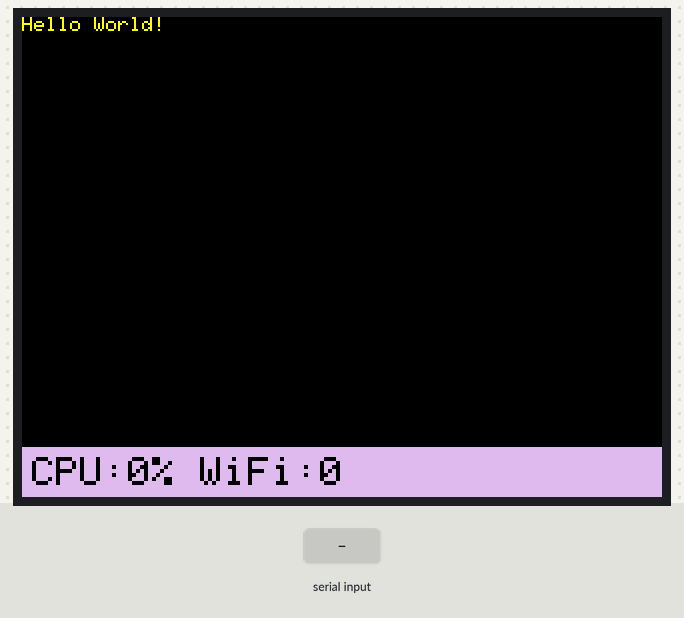
The program below on a simulated Arduino Uno, built with avr-gcc and run on an emulated ATmega328P. Parts: 320×240 colour display. The inputs (shaded band) are chosen by the test bench.

Above: at 1.4 s.
1.5 s: "T" received over Serial
At 3.7 s:
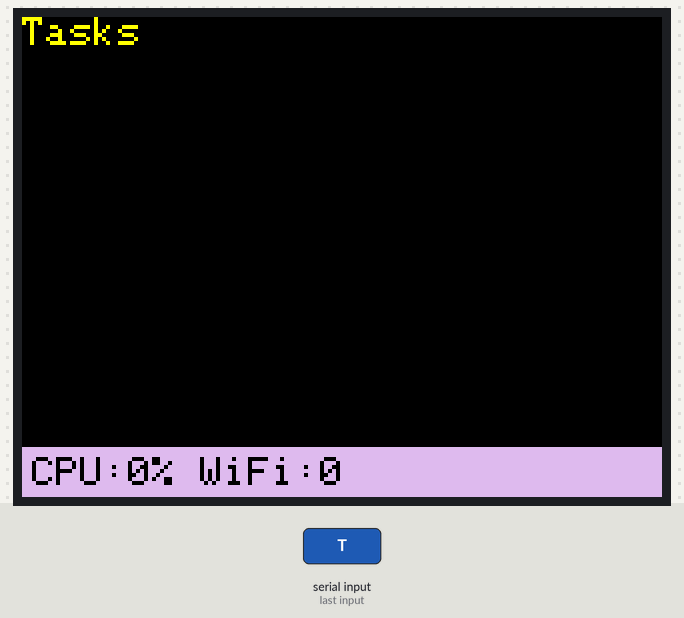
4.0 s: "g90\n" received over Serial
At 4.6 s:
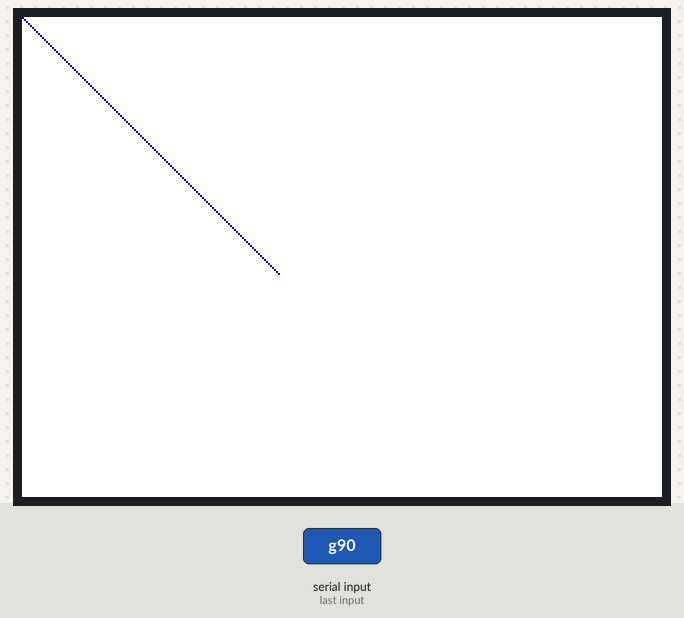
5.6 s: "S90\n" received over Serial
At 6.2 s:
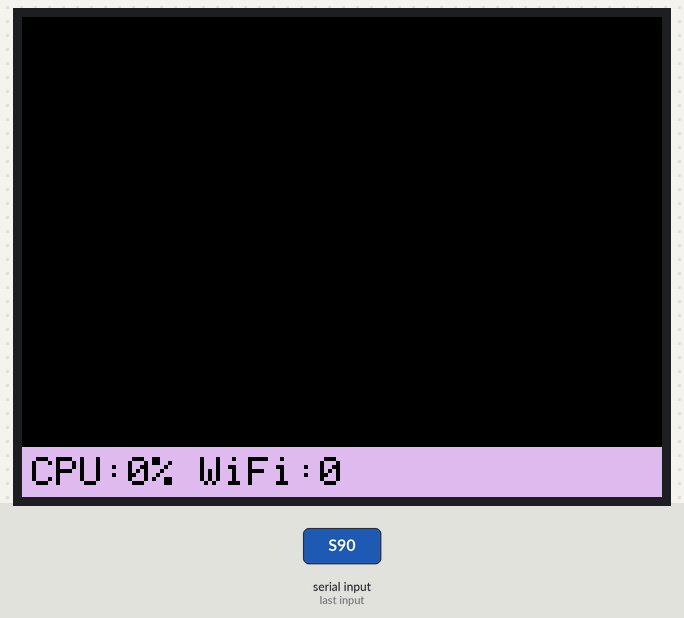
7.2 s: "g,45\n" received over Serial
At 8.2 s:
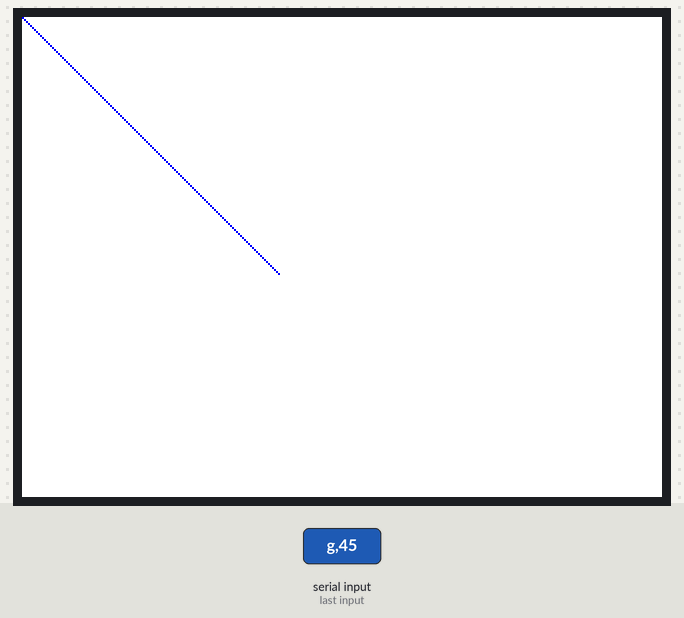
8.8 s: "S,45\n" received over Serial
At 9.8 s:
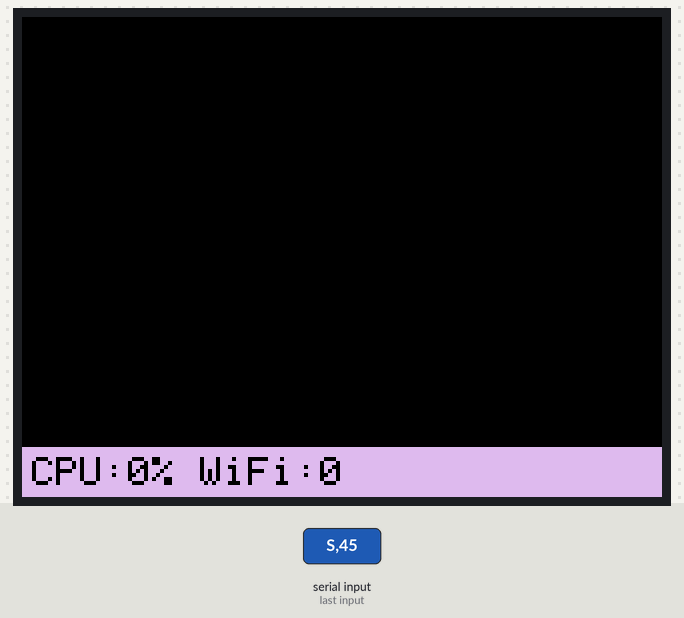
Timing chart, 0 to 11.4 s (numbered marks = the images above; inputs shaded):
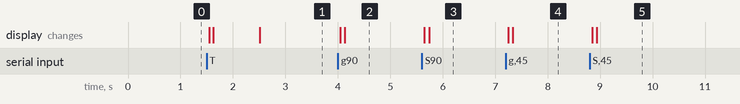

Measured:
- after the input at 1.5 s, the display: first changes after 0.05 s (image 1 shows a later state)
- after the input at 4.0 s, the display: first changes after 0.05 s (image 2 shows a later state)
- after the input at 5.6 s, the display: first changes after 0.05 s (image 3 shows a later state)
- after the input at 7.2 s, the display: first changes after 0.05 s (image 4 shows a later state)
- after the input at 8.8 s, the display: first changes after 0.05 s (image 5 shows a later state)

The program:

main.cpp
```cpp
#define DEBUG

#include <Arduino.h>
#include <Adafruit_GFX.h>
#include <MCUFRIEND_kbv.h>

#define LCD_CS A3
#define LCD_CD A2
#define LCD_WR A1
#define LCD_RD A0
#define LCD_RESET A4

//  VARS
MCUFRIEND_kbv lcd;       // The TFT LCD Display
String IORead;           // The data received from the CPU
bool serialRecv = false; // Received data from CPU?
char serialChar;         // Command identifier, the first char sent by the CPU

//  CONFIG
bool errors = true;          // Are error messages on?
bool statusBar = true;       // Is the status bar enabled?
bool connectedToCPU = false; // Has the CPU Sent the startup message?

//  STATUS VARS
uint8_t wifiStrength = 0; // Strength of the WiFi connection
uint8_t CPUUsage = 0;     // CPU Usage in %

// STATUS UPDATE VARS
unsigned long updateSpeed = 2500; // Update every 'updateSpeed' milliseconds
unsigned long lastUpdate = 0;     // When was the last status update
bool statusUpdated = false;       // Was new status data received

//  DEFAULT COLORS
#define BLACK 0x0000
#define BLUE 0x001F
#define RED 0xF800
#define GREEN 0x07E0
#define CYAN 0x07FF
#define MAGENTA 0xF81F
#define YELLOW 0xFFE0
#define WHITE 0xFFFF

//  COLOR VARS
uint16_t textColor = YELLOW;   // Color of the text
uint16_t bgColor = BLACK;      // Color of the Background
uint16_t barColor = 0xDDDD;    // Background color of the status bar
uint16_t barTextColor = BLACK; // Text color of the status bar

//  GRAPH VARS
uint16_t graphBG = WHITE;   // Background color of the graph screen
uint16_t graphAxes = BLACK; // Color of the axes of the graph screen
uint16_t graph1 = BLUE;     // Color of Graph 1
uint16_t graph2 = RED;      // Color of Graph 2
uint16_t graph3 = GREEN;    // Color of Graph 3
uint16_t graph4 = YELLOW;   // Color of Graph 4
uint16_t graph5 = MAGENTA;  // Color of Graph 5

uint16_t *graphX; // Array of values in the current graph
uint16_t *graphY; // Array oof values in the current graph

void clearLCD() // Clear the screen to the background color
{
  lcd.fillScreen(bgColor);
  lcd.setCursor(0, 0);
}

void print(int _fontSize, String _msg) // Print message on screen
{
  lcd.setTextSize(_fontSize);
  lcd.setTextColor(textColor);
  lcd.print(_msg);
}

void drawGraph(uint16_t *_valX, uint16_t *_valY, uint8_t _ID) // Draw graph
{
  uint16_t _color;
  switch (_ID)
  {
  default:
  case 1:
    _color = graph1;
    break;
  case 2:
    _color = graph2;
    break;
  case 3:
    _color = graph3;
    break;
  case 4:
    _color = graph4;
    break;
  case 5:
    _color = graph5;
    break;
  }
  lcd.fillScreen(graphBG);
  for (uint16_t _X = 0; _X < sizeof(_valX); _X++)
  {
    if (_X + 1 <= sizeof(_valX))
    {
      lcd.drawLine(_valX[_X], _valY[_X], _valX[_X + 1], _valY[_X + 1], _color);
    }
  }
}

void drawStatusBar() // Draw the status bar
{
  lcd.fillRect(0, lcd.height() - 25, lcd.width(), 25, barColor);
  lcd.setCursor(5, lcd.height() - 20);
  lcd.setTextSize(2);
  lcd.setTextColor(barTextColor);
  char tmp[128];
  strcpy(tmp, "CPU:");
  char tmpCPU[4];
  String(CPUUsage).toCharArray(tmpCPU, 4);
  strcat(tmp, tmpCPU);
  strcat(tmp, "% WiFi:");
  char tmpWiFi[4];
  String(wifiStrength).toCharArray(tmpWiFi, 4);
  strcat(tmp, tmpWiFi);
  lcd.print(tmp);
}

void setup()
{
  Serial.begin(115200);
  Serial.setTimeout(50);
  lcd.begin(lcd.readID());
  lcd.setRotation(1);
  lcd.fillScreen(BLACK);
  lcd.setCursor(0, 0);
  lcd.setTextColor(YELLOW);
  lcd.setTextSize(1);
  lcd.print("Hello World!");
  drawStatusBar();
}

void Error(int _code, String _text) // Draw error message if enabled
{
  if (errors)
  {
    clearLCD();
    lcd.println(String("Error: ") + _code);
    lcd.println(_text);
  }
}

void loop()
{
  if (statusBar && millis() >= lastUpdate + updateSpeed && statusUpdated)
  {
    lastUpdate = millis();
    drawStatusBar();
    statusUpdated = false;
  }

  while (Serial.available() > 0)
  {
    serialRecv = true;
    IORead = Serial.readString();
  }
  if (serialRecv)
  {
    serialChar = IORead.charAt(0);
    switch (serialChar)
    {
    case 'I':
      // TODO Load image from given path and draw it
      break;
    case 'S': // Get Status
      statusUpdated = true;
      switch (IORead.charAt(1))
      {
      case 'C':
        CPUUsage = IORead.substring(2).toInt();
        break;
      case 'W':
        wifiStrength = IORead.substring(2).toInt();
        break;
      default:
        Error(2, "Error getting status");
        break;
      }
      break;
    case 'g': // Graph function
      switch (IORead.charAt(1))
      {
      case 'x': // get X
        graphX[IORead.substring(2).toInt()] = IORead.substring(3).toFloat();
        break;
      case 'y': // get Y
        graphY[IORead.substring(2).toInt()] = IORead.substring(3).toFloat();
        break;
      default: // draw
        drawGraph(graphX, graphY, IORead.substring(2).toInt());
        break;
      }
      break;
    case 'T': // Task mgr
      lcd.fillScreen(BLACK);
      statusUpdated = true;
      lastUpdate = 0;
      lcd.setCursor(0, 0);
      lcd.setTextColor(YELLOW);
      lcd.setTextSize(2);
      lcd.println("Tasks");
      lcd.setTextSize(1);
      lcd.print(IORead.substring(1));
      #ifdef DEBUG
      Serial.println(IORead.substring(1));
      #endif
      break;
    case 's': // Change settings
      switch (IORead.charAt(1))
      {
      case 'E':
        errors = true;
        break;
      case 'e':
        errors = false;
        break;
      case 'C': // change colors
        switch (IORead.charAt(2))
        {
        case 'b':
          bgColor = IORead.substring(3).toInt();
          break;
        case 't':
          textColor = IORead.substring(3).toInt();
          break;
        case 'B':
          barColor = IORead.substring(3).toInt();
          break;
        case 'T':
          barTextColor = IORead.substring(3).toInt();
          break;
        case 'g':
          graphBG = IORead.substring(3).toInt();
          break;
        case 'A':
          graphAxes = IORead.substring(3).toInt();
          break;
        case '1':
          graph1 = IORead.substring(3).toInt();
          break;
        case '2':
          graph2 = IORead.substring(3).toInt();
          break;
        case '3':
          graph3 = IORead.substring(3).toInt();
          break;
        case '4':
          graph4 = IORead.substring(3).toInt();
          break;
        case '5':
          graph5 = IORead.substring(3).toInt();
          break;
        default:
          Error(3, "Error changing settings");
          break;
        }
        break;

      default:
        break;
      }
      break;
    case 'A': // Connected
      connectedToCPU = true;
      break;

    default:
      if (connectedToCPU)
      {
        Error(1, "Error reading Serial");
      }
      break;
    }
    serialRecv = false;
  }
}
```
